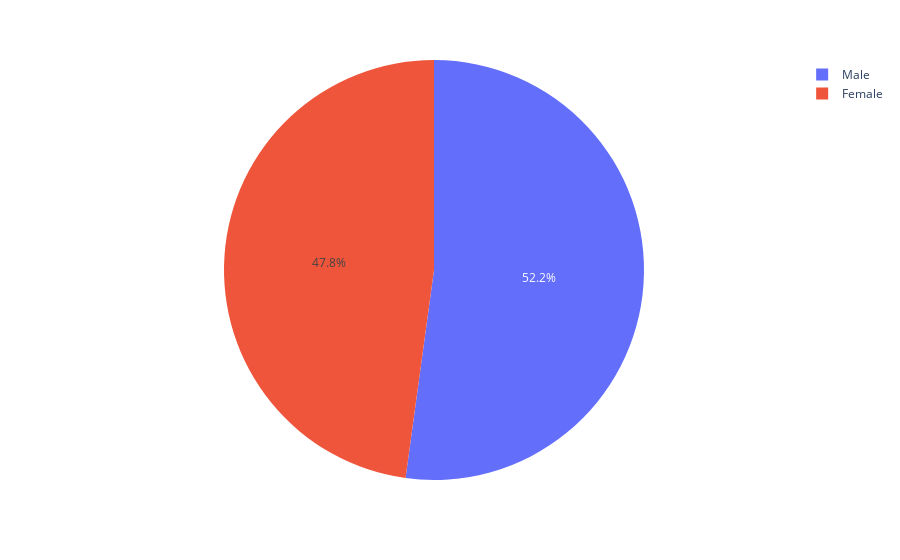

This figure's notebook cell:
### Markdown cell above
### Pie plot

### Code cell
px.pie(dfres,'sex','tip')

### Figure 1 — Plotly figure (JSON) as saved in the notebook; plotly's stock layout.template omitted (floating-point values rounded to 4 significant figures)
{"data": [{"domain": {"x": [0, 1], "y": [0, 1]}, "hovertemplate": "sex=%{label}<br>tip=%{value}<extra></extra>", "labels": ["Female", "Male"], "legendgroup": "", "name": "", "showlegend": true, "type": "pie", "values": [2.833, 3.09]}], "layout": {"autosize": true, "legend": {"tracegroupgap": 0}, "margin": {"t": 60}}}
